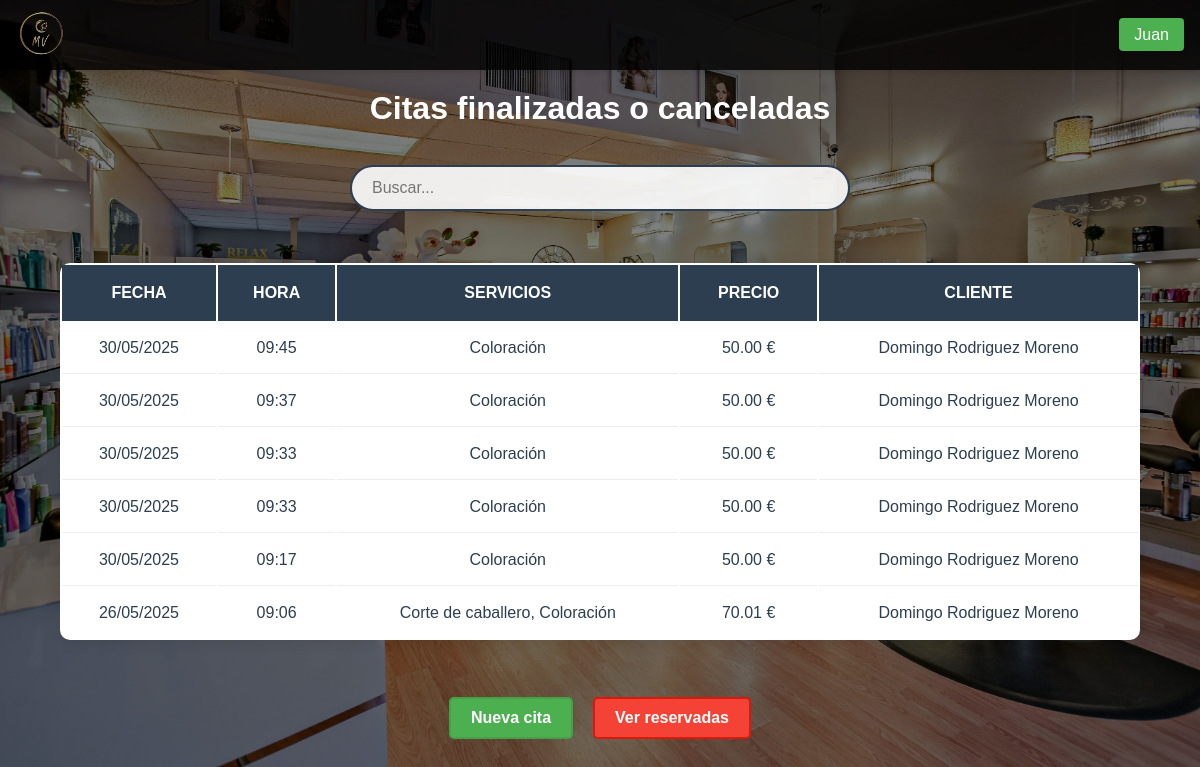
Before: /paginas/citas.php?filtro=finalizadas (signed in) with the older database file.
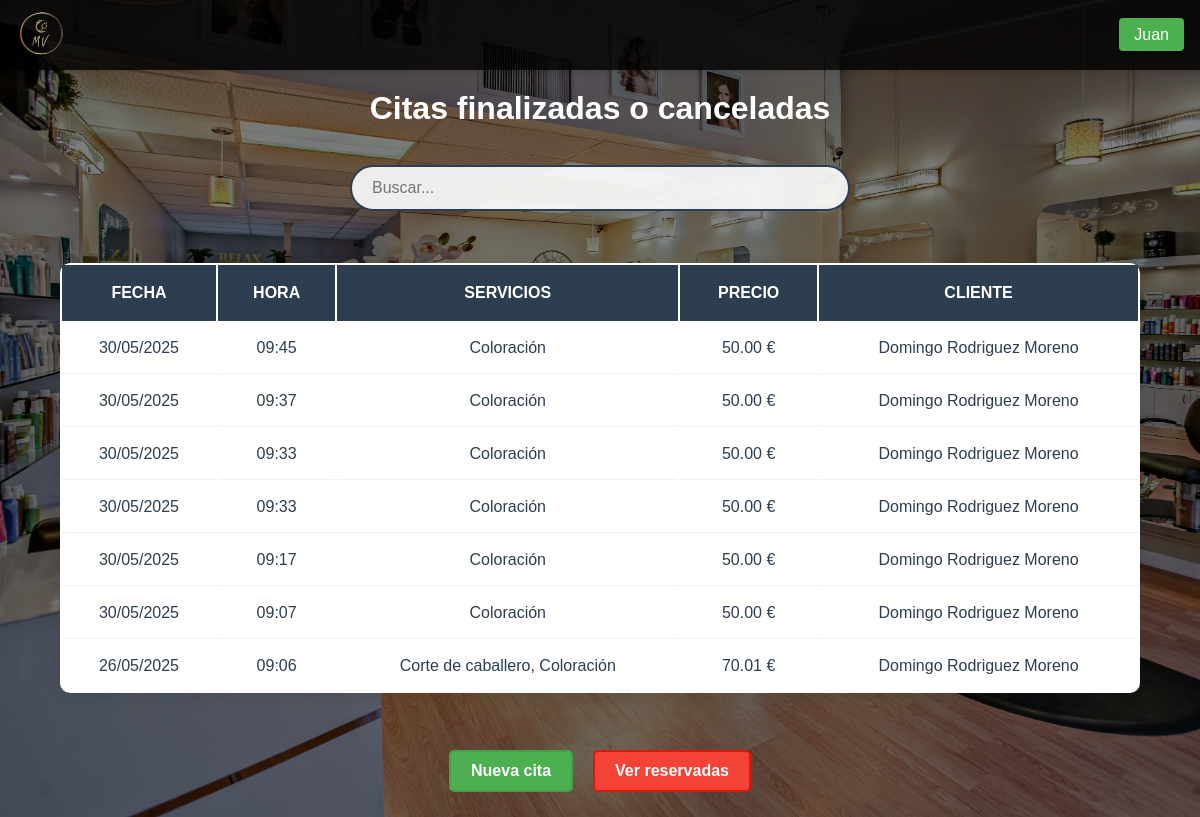
After: the same page with the newer database file.
### tables this page shows
CREATE TABLE `citas` (
  `id_cita` int NOT NULL AUTO_INCREMENT,
  `id_cliente` int DEFAULT NULL,
  `fecha_cita` date NOT NULL,
  `hora_inicio` time NOT NULL,
  `hora_fin` time DEFAULT NULL,
  `estado` enum('reservada','cancelada','finalizada') NOT NULL,
  `duracion_total` int NOT NULL,
  `precio_final` decimal(10,2) DEFAULT NULL,
  PRIMARY KEY (`id_cita`),
  KEY `id_cliente` (`id_cliente`),
  KEY `idx_fecha_cita` (`fecha_cita`),
  CONSTRAINT `citas_ibfk_1` FOREIGN KEY (`id_cliente`) REFERENCES `clientes` (`id_cliente`)
);

### funcionalidades/verificar_admin.php (called while the page is built, shortened)
<?php
function esAdministrador($conn) {
    try {
        $stmt = $conn->prepare("SELECT es_admin FROM empleados WHERE dni = :dni AND activo = 1");
        $stmt->execute([':dni' => $_SESSION['dni']]);
        return ($stmt->fetch(PDO::FETCH_COLUMN) == 1);
    } catch (PDOException $e) {
        error_log("Error verificando admin: " . $e->getMessage());
        return false;
    }
}

### paginas/citas.php (the view, shortened to what this page needs)
<!DOCTYPE html>
<html lang="es">
<head>
    <link rel="stylesheet" href="/TFGPeluqueria/css/styles.css">
</head>
<body>
    <?php
        require_once $_SERVER['DOCUMENT_ROOT'] . '/TFGPeluqueria/funcionalidades/conexion.php';
        require_once $_SERVER['DOCUMENT_ROOT'] . '/TFGPeluqueria/funcionalidades/verificar_admin.php';
        include $_SERVER['DOCUMENT_ROOT'] . '/TFGPeluqueria/plantillas/navbar.php';
        $esAdmin = esAdministrador($conn);
        $filtro = $_GET['filtro'] ?? 'reservadas';
        $condicionEstado = ($filtro === 'reservadas')
            ? "c.estado = 'reservada'"
            : "c.estado IN ('finalizada', 'cancelada')";
        $citas = [];
        try {
            $stmt = $conn->prepare("
                SELECT c.id_cita, c.fecha_cita, c.hora_inicio, c.estado,
                    c.precio_final,
                    GROUP_CONCAT(s.nombre_servicio SEPARATOR ', ') AS servicios,
                    CONCAT(cli.nombre, ' ', cli.apellidos) AS cliente
                FROM citas c
                JOIN clientes cli ON c.id_cliente = cli.id_cliente
                JOIN citas_servicios cs ON c.id_cita = cs.id_cita
                JOIN servicios s ON cs.id_servicio = s.id_servicio
            WHERE $condicionEstado
                GROUP BY c.id_cita
                ORDER BY c.fecha_cita DESC, c.hora_inicio DESC
            ");
            $stmt->execute();
            $citas = $stmt->fetchAll(PDO::FETCH_ASSOC);
        } catch (PDOException $e) {
            echo "Error al obtener citas: " . $e->getMessage();
        }
    ?>
    <div class="contenedor-principal">
        <h1>Citas <?= $filtro === 'reservadas' ? 'reservadas' : 'finalizadas o canceladas' ?></h1>
        <br>
        <?php if (empty($citas)): ?>
                <p>No hay citas <?= $filtro === 'reservadas' ? 'reservadas' : 'finalizadas o canceladas' ?>.</p>
        <?php else: ?>
	    <div class="contenedor-busqueda">
                <input type="text" id="buscador-general" class="buscador-general input-busqueda"  placeholder="Buscar..." data-tabla=".tabla-scroll .tabla-citas">
	    </div>
	    <div class="tabla-scroll">
            <table class="tabla-citas">
                <thead>
                    <tr>
                        <th>Fecha</th>
                        <th>Hora</th>
                        <th>Servicios</th>
                        <th>Precio</th>
                        <th>Cliente</th>
		            </tr>
                </thead>
                <tbody>
                    <?php foreach ($citas as $cita): ?>
                        <tr onclick="window.location='/TFGPeluqueria/paginas/datos_cita.php?id_cita=<?= $cita['id_cita'] ?>'" style="cursor: pointer;">
                            <td><?= date('d/m/Y', strtotime($cita['fecha_cita'])) ?></td>
                            <td><?= date('H:i', strtotime($cita['hora_inicio'])) ?></td>
                            <td><?= $cita['servicios'] ?></td>
                            <td><?= number_format($cita['precio_final'], 2) ?> €</td>
                            <td><?= $cita['cliente'] ?></td>
                        </tr>
                    <?php endforeach; ?>
                </tbody>
            </table>
	    </div>
        <?php endif; ?>
        <div class="contenedor-botones">
            <?php if ($esAdmin): ?>
                <a href="/TFGPeluqueria/paginas/seleccionar_cliente.php" class="boton-alta">Nueva cita</a>
                <a href="citas.php?filtro=<?= $filtro === 'reservadas' ? 'finalizadas' : 'reservadas' ?>"
                class="boton-baja">
                    <?= $filtro === 'reservadas' ? 'Ver finalizadas/canceladas' : 'Ver reservadas' ?>
                </a>
            <?php endif; ?>
        </div>
    </div>
</body>
</html>

### plantillas/navbar.php (shortened to what this page needs)
<nav class="navbar">
    <a href="/TFGPeluqueria/index.php" class="logo">
        <img src="/TFGPeluqueria/imagenes/Logo2.png" alt="Logo Peluquería" width = 50px>
    </a>
    <div class="nav-links">
        <?php if(isset($_SESSION['tipo_usuario'])): ?>
            <a href="/TFGPeluqueria/paginas/panel_<?= $_SESSION['tipo_usuario'] ?>.php" class="profile-btn">
                <?= htmlspecialchars($_SESSION['nombre']) ?>
            </a>
        <?php else: ?>
            <button class="login-btn" onclick="mostrarLogin()">Login/Registro</button>
        <?php endif; ?>
    </div>
</nav>

### css/styles.css (style rules this page uses)
* { margin: 0; padding: 0; box-sizing: border-box; font-family: 'Arial', sans-serif; }
:root { --color-primario: #2c3e50; --color-secundario: #e67e22; --fondo-beige: #FFF8DC; --tabla-dorado: #20d4da; --color-desplegables: rgba(25, 121, 230, 0.459); }
html, body { background-color: #000; color: white; }
body { min-height: 100vh; position: relative; margin: 0; padding: 0; }
body::before { content: ""; position: absolute; top: 0; left: 0; width: 100%; height: 100%; background: linear-gradient(rgba(0, 0, 0, 0.5), rgba(0, 0, 0, 0.5)), url('/TFGPeluqueria/imagenes/Fondo.webp') center/cover; background-attachment: scroll; }
.navbar { position: fixed; top: 0; width: 100%; background: rgba(0, 0, 0, 0.8); padding: 0.5rem 1rem; display: flex; justify-content: space-between; align-items: center; z-index: 1000; box-shadow: 0 2px 5px rgba(0, 0, 0, 0.1); transition: background 0.3s ease; }
.nav-links a { text-decoration: none; color: white; font-weight: 500; transition: color 0.3s ease; }
.profile-btn { padding: 8px 15px; background: #4CAF50; color: white; border: none; border-radius: 4px; cursor: pointer; text-decoration: none; }
.contenedor-principal, .registros-container { padding-top: 90px; position: relative; color: white; min-height: 100vh; display: flex; flex-direction: column; justify-content: flex-start; align-items: center; text-align: center; }
.tabla-citas { width: 90%; margin: 2rem auto; background: white; border-radius: 10px; box-shadow: 0 2px 15px rgba(0, 0, 0, 0.1); overflow: hidden; overflow-x: auto; }
.tabla-citas th { background-color: var(--color-primario); color: white; padding: 1.2rem; text-align: center; font-weight: 600; text-transform: uppercase; }
.tabla-citas td { padding: 1rem; border-bottom: 1px solid #eeeeee; color: var(--color-primario); }
.tabla-citas tr:last-child td { border-bottom: none; }
.tabla-scroll { width: 100%; overflow-x: auto; }
.contenedor-busqueda { margin: 20px 0; width: 90%; max-width: 500px; }
.input-busqueda { width: 100%; padding: 12px 20px; border: 2px solid var(--color-primario); border-radius: 25px; font-size: 16px; background: rgba(255, 255, 255, 0.9); transition: all 0.3s ease; }
.boton-alta { background-color: #4CAF50; border: 2px solid #45a049; }
.contenedor-botones { display: flex; gap: 10px; margin: 15px 0; }
.boton-alta, .boton-baja { display: inline-block; padding: 10px 20px; border-radius: 5px; text-decoration: none; color: white; font-weight: bold; transition: background-color 0.3s ease; margin: 10px 5px; }
.boton-baja { background-color: #f44336; border: 2px solid #da190b; }

Changed rows visible on the page:
added citas: fecha_cita "30/05/2025", hora_inicio "09:07", servicios "Coloración", precio_final "50.00", cliente "Domingo Rodriguez Moreno"
